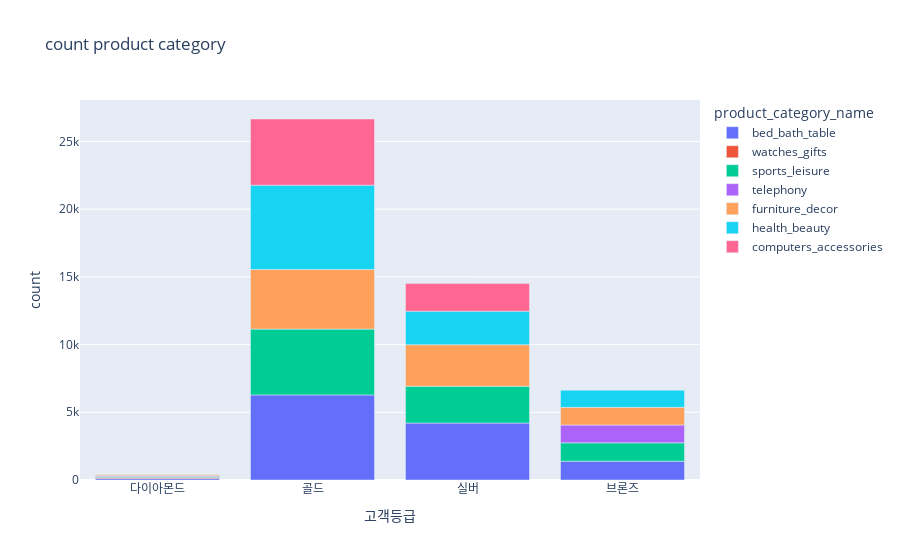

The notebook cell saved with this chart:
### Code cell
fig = px.bar(result_df, x="고객등급", y="count", color="product_category_name", title="count product category")
fig.show()

### Figure 1 — Plotly figure (JSON) as saved in the notebook; plotly's stock layout.template omitted (floating-point values rounded to 4 significant figures)
{"data": [{"alignmentgroup": "True", "hovertemplate": "product_category_name=bed_bath_table<br>고객등급=%{x}<br>count=%{y}<extra></extra>", "legendgroup": "bed_bath_table", "marker": {"color": "#636efa", "pattern": {"shape": ""}}, "name": "bed_bath_table", "offsetgroup": "bed_bath_table", "orientation": "v", "showlegend": true, "textposition": "auto", "type": "bar", "x": ["다이아몬드", "골드", "실버", "브론즈"], "xaxis": "x", "y": [116, 6281, 4204, 1387], "yaxis": "y"}, {"alignmentgroup": "True", "hovertemplate": "product_category_name=watches_gifts<br>고객등급=%{x}<br>count=%{y}<extra></extra>", "legendgroup": "watches_gifts", "marker": {"color": "#EF553B", "pattern": {"shape": ""}}, "name": "watches_gifts", "offsetgroup": "watches_gifts", "orientation": "v", "showlegend": true, "textposition": "auto", "type": "bar", "x": ["다이아몬드"], "xaxis": "x", "y": [74], "yaxis": "y"}, {"alignmentgroup": "True", "hovertemplate": "product_category_name=sports_leisure<br>고객등급=%{x}<br>count=%{y}<extra></extra>", "legendgroup": "sports_leisure", "marker": {"color": "#00cc96", "pattern": {"shape": ""}}, "name": "sports_leisure", "offsetgroup": "sports_leisure", "orientation": "v", "showlegend": true, "textposition": "auto", "type": "bar", "x": ["다이아몬드", "골드", "실버", "브론즈"], "xaxis": "x", "y": [67, 4861, 2716, 1360], "yaxis": "y"}, {"alignmentgroup": "True", "hovertemplate": "product_category_name=telephony<br>고객등급=%{x}<br>count=%{y}<extra></extra>", "legendgroup": "telephony", "marker": {"color": "#ab63fa", "pattern": {"shape": ""}}, "name": "telephony", "offsetgroup": "telephony", "orientation": "v", "showlegend": true, "textposition": "auto", "type": "bar", "x": ["다이아몬드", "브론즈"], "xaxis": "x", "y": [62, 1312], "yaxis": "y"}, {"alignmentgroup": "True", "hovertemplate": "product_category_name=furniture_decor<br>고객등급=%{x}<br>count=%{y}<extra></extra>", "legendgroup": "furniture_decor", "marker": {"color": "#FFA15A", "pattern": {"shape": ""}}, "name": "furniture_decor", "offsetgroup": "furniture_decor", "orientation": "v", "showlegend": true, "textposition": "auto", "type": "bar", "x": ["다이아몬드", "골드", "실버", "브론즈"], "xaxis": "x", "y": [60, 4401, 3067, 1304], "yaxis": "y"}, {"alignmentgroup": "True", "hovertemplate": "product_category_name=health_beauty<br>고객등급=%{x}<br>count=%{y}<extra></extra>", "legendgroup": "health_beauty", "marker": {"color": "#19d3f3", "pattern": {"shape": ""}}, "name": "health_beauty", "offsetgroup": "health_beauty", "orientation": "v", "showlegend": true, "textposition": "auto", "type": "bar", "x": ["골드", "실버", "브론즈"], "xaxis": "x", "y": [6230, 2481, 1270], "yaxis": "y"}, {"alignmentgroup": "True", "hovertemplate": "product_category_name=computers_accessories<br>고객등급=%{x}<br>count=%{y}<extra></extra>", "legendgroup": "computers_accessories", "marker": {"color": "#FF6692", "pattern": {"shape": ""}}, "name": "computers_accessories", "offsetgroup": "computers_accessories", "orientation": "v", "showlegend": true, "textposition": "auto", "type": "bar", "x": ["골드", "실버"], "xaxis": "x", "y": [4884, 2036], "yaxis": "y"}], "layout": {"barmode": "relative", "legend": {"title": {"text": "product_category_name"}, "tracegroupgap": 0}, "title": {"text": "count product category"}, "xaxis": {"anchor": "y", "domain": [0, 1], "title": {"text": "고객등급"}}, "yaxis": {"anchor": "x", "domain": [0, 1], "title": {"text": "count"}}}}
